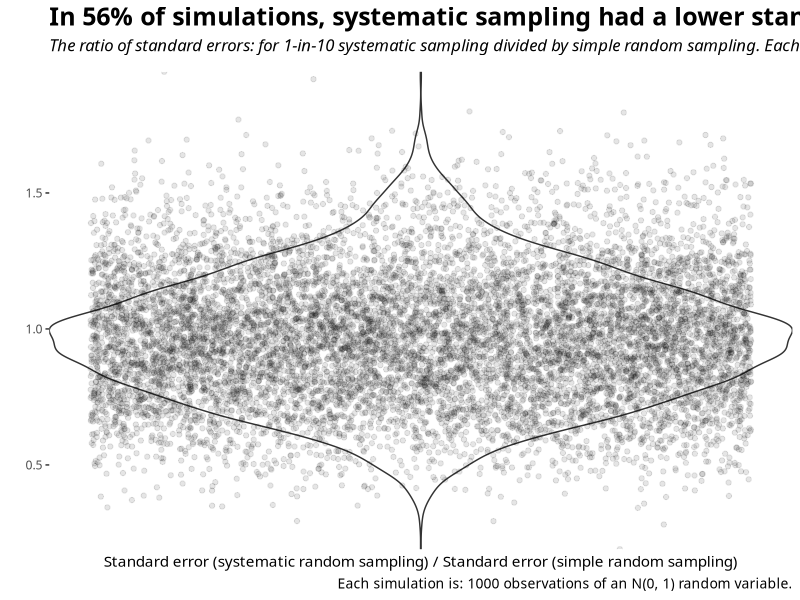
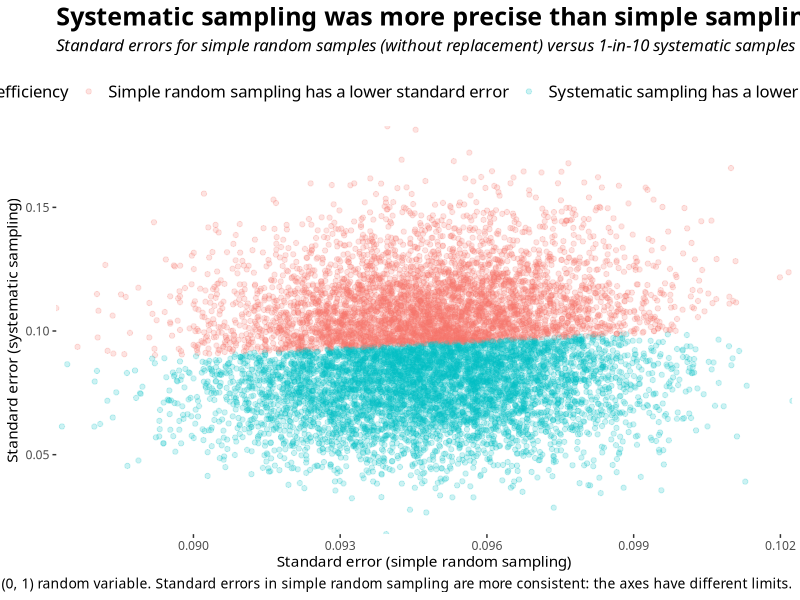

R code for these plots, in order:
## Packages and Themes
library(tidyverse)

theme_clean <- theme_bw(base_family="Calibri") + 
  theme(legend.position = "top",
        legend.title = element_text(size = 12),
        legend.text = element_text(size = 12),
        plot.title = element_text(size = 18, face = "bold"),
        plot.subtitle = element_text(size = 12, face = "italic", margin = margin(b=12)),
        plot.caption = element_text(size = 10),
        panel.grid.major = element_blank(),
        panel.grid.minor = element_blank(),
        panel.border = element_blank())
theme_set(theme_clean)

## Set inputs and create functions
set.seed(2020)

number_sims <- 10000
population_size <- 1000
sample_size <- 100
population_mean <- 0
population_sd <- 1
k <- population_size / sample_size
fpc_star <- (population_size - sample_size) / population_size

# Based on Glen Meeden's R function:
# http://users.stat.umn.edu/~gmeeden/classes/5201/handouts/syssmpR1.html
varp_sys <- function(y, n, k)
  {N <- length(y)
  if(N != n*k) stop("The length(y) is not n times k.")
  dummy <- seq(1, (n-1)*k + 1, k)
  data_mean <- mean(y)
  ans <- 0
  for(i in 1:k){
    ans <- ans + (mean(y[dummy + (i-1)]) - data_mean)^2
    }
  ans_sys <- ans / k
  return(ans_sys)
}

# Functions use constants set in the inputs section
function_list <- function(x){c(mean = mean(x),
                               std_err_sys = sqrt(varp_sys(x, sample_size, k)),
                               std_err_srs = sqrt(fpc_star*var(x)/sample_size))}

## Create data
sims_list_df <- replicate(n = number_sims,
                          rnorm(n = population_size,
                                mean = population_mean,
                                sd = population_sd),
                          simplify = FALSE)

sims_summary_df <- sapply(sims_list_df, function_list) %>%
  t() %>%
  as_tibble() %>%
  mutate(ratio = std_err_sys / std_err_srs)

## Make graph
sims_eff_count <- sims_summary_df %>%
  filter(ratio < 1) %>%
  count() %>% as.numeric()

sims_title <- paste0("Systematic sampling was more precise than simple sampling in ",
                     round(100*sims_eff_count/number_sims),
                     "% of simulations.")

sims_subtitle <- paste0("Standard errors for simple random samples (without replacement) versus 1-in-",
                        k,
                        " systematic samples of the same size. Each dot is one of ",
                        number_sims,
                        " simulations.")

sims_caption <- paste0("Each simulation is: ",
                       population_size,
                       " observations of an N(",
                       population_mean,
                       ", ",
                       population_sd^2,
                       ") random variable. Standard errors in simple random sampling are more consistent: the axes have different limits.")

sims_summary_gg <- sims_summary_df %>%
  ggplot(mapping = aes(x = std_err_srs,
                       y = std_err_sys,
                       colour = stat(x > y))) +
  geom_point(alpha = 0.2) +
  scale_colour_discrete(name = "Relative efficiency",
                        labels = c("Simple random sampling has a lower standard error",
                                   "Systematic sampling has a lower standard error")) +
  labs(title = sims_title,
       subtitle = sims_subtitle,
       caption = sims_caption,
       x = "Standard error (simple random sampling)",
       y = "Standard error (systematic sampling)") +
  scale_x_continuous(expand = c(0,0)) +
  scale_y_continuous(expand = c(0,0))

jitter_title = paste0("In ",
                      round(100*sims_eff_count/number_sims),
                      "% of simulations, systematic sampling had a lower standard error than simple random sampling.")

jitter_subtitle = paste0("The ratio of standard errors: for 1-in-",
                         k,
                         " systematic sampling divided by simple random sampling. Each dot is one of ",
                         number_sims,
                         " simulations.")

jitter_caption = paste0("Each simulation is: ",
                        population_size,
                        " observations of an N(",
                        population_mean,
                        ", ",
                        population_sd^2,
                        ") random variable.")

sims_jitter_gg <- sims_summary_df %>%
  ggplot(aes(x = sample_size,
             y = ratio)) +
  geom_violin() +
  geom_jitter(alpha = 0.1) +
  scale_x_continuous(expand = c(0,0)) +
  scale_y_continuous(expand = c(0,0)) +
  theme(axis.text.x = element_blank(),
        axis.ticks.x = element_blank()) +
  labs(title = jitter_title,
       subtitle = jitter_subtitle,
       caption = jitter_caption,
       x = "Standard error (systematic random sampling) / Standard error (simple random sampling)",
       y = "")